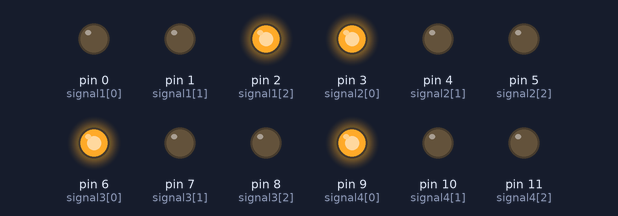
Bench run of a sketch on a simulated Arduino Uno, built with avr-gcc and run on an emulated ATmega328P. Parts: output pins drawn as LEDs (lit = HIGH).

Above: at 0.1 s.
At 5.1 s:
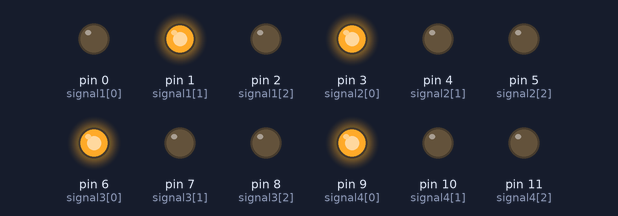
At 12.1 s:
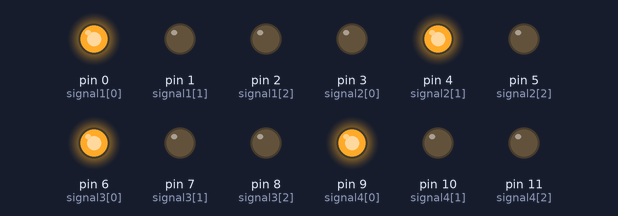
At 19.1 s:
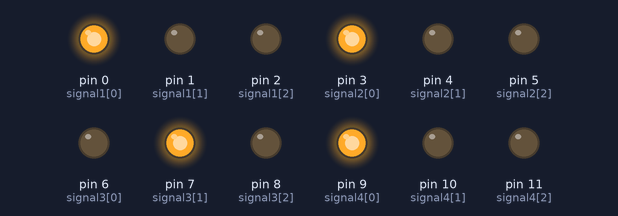
At 26.1 s:
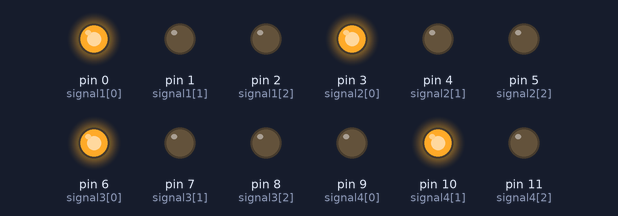
At 35.1 s:
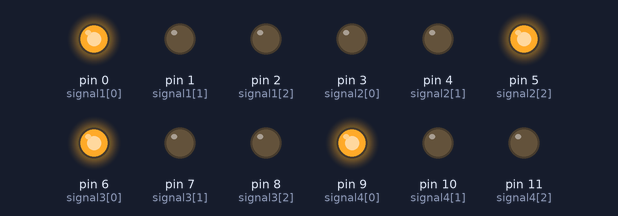
Timing chart, 0 to 36.6 s (numbered marks = the images above):
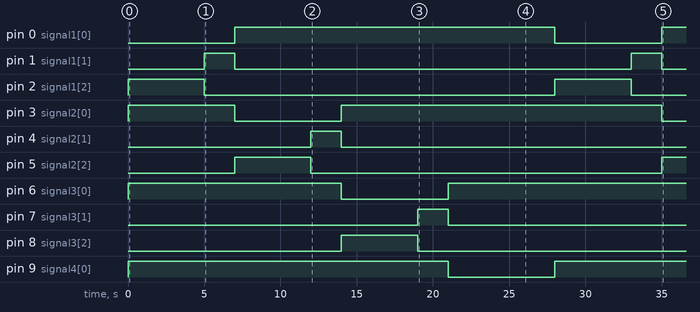

Measured:
- by itself, pin 0 (signal1[0]): LOW → HIGH at 7.0 s, → LOW 21.0 s later, → HIGH 7.0 s later
- by itself, pin 1 (signal1[1]): alternates HIGH for 2.0 s and LOW for 26.0 s
- by itself, pin 2 (signal1[2]): alternates HIGH for 5.0 s and LOW for 23.0 s
- by itself, pin 3 (signal2[0]): LOW → HIGH at 0.00 s, → LOW 7.0 s later, → HIGH 7.0 s later, → LOW 21.0 s later
- by itself, pin 4 (signal2[1]): LOW → HIGH at 12.0 s, → LOW 2.0 s later
- by itself, pin 5 (signal2[2]): LOW → HIGH at 7.0 s, → LOW 5.0 s later, → HIGH 23.0 s later
- by itself, pin 6 (signal3[0]): LOW → HIGH at 0.00 s, → LOW 14.0 s later, → HIGH 7.0 s later
- by itself, pin 7 (signal3[1]): LOW → HIGH at 19.0 s, → LOW 2.0 s later

The sketch:

4_way_traffic_light.ino
```cpp
//Build a four way traffic light

int signal1[] = {0, 1, 2};
int signal2[] = {3, 4, 5};
int signal3[] = {6, 7, 8};
int signal4[] = {9, 10, 11};

int redDelay = 5000;
int yellowDelay = 2000;


void setup() {
  // Declaring all the LED's as output
  for (int i = 0; i < 3; i++) {
    pinMode(signal1[i], OUTPUT);
    pinMode(signal2[i], OUTPUT);
    pinMode(signal3[i], OUTPUT);
    pinMode(signal4[i], OUTPUT);
  }
}

void loop() {
  // Making Green  LED at signal 1 and red LED's at other signal HIGH
  digitalWrite(signal1[2], HIGH);
  digitalWrite(signal1[0], LOW);
  digitalWrite(signal2[0], HIGH);
  digitalWrite(signal3[0], HIGH);
  digitalWrite(signal4[0], HIGH);
  delay(redDelay);

  // Making Green LED at signal 1 LOW and making yellow LED at signal 1 HIGH for 2 seconds
  digitalWrite(signal1[1], HIGH);
  digitalWrite(signal1[2], LOW);
  delay(yellowDelay);
  digitalWrite(signal1[1], LOW);

  // Making Green  LED at signal 2 and red LED's at other signal HIGH
  digitalWrite(signal1[0], HIGH);
  digitalWrite(signal2[2], HIGH);
  digitalWrite(signal2[0], LOW);
  digitalWrite(signal3[0], HIGH);
  digitalWrite(signal4[0], HIGH);
  delay(redDelay);

  // Making Green LED at signal 2 LOW and making yellow LED at signal 2 HIGH for 2 seconds
  digitalWrite(signal2[1], HIGH);
  digitalWrite(signal2[2], LOW);
  delay(yellowDelay);
  digitalWrite(signal2[1], LOW);

  // Making Green  LED at signal 3 and red LED's at other signal HIGH
  digitalWrite(signal1[0], HIGH);
  digitalWrite(signal2[0], HIGH);
  digitalWrite(signal3[2], HIGH);
  digitalWrite(signal3[0], LOW);
  digitalWrite(signal4[0], HIGH);
  delay(redDelay);

  // Making Green LED at signal 3 LOW and making yellow LED at signal 3 HIGH for 2 seconds
  digitalWrite(signal3[1], HIGH);
  digitalWrite(signal3[2], LOW);
  delay(yellowDelay);
  digitalWrite(signal3[1], LOW);

  // Making Green  LED at signal 4 and red LED's at other signal HIGH
  digitalWrite(signal1[0], HIGH);
  digitalWrite(signal2[0], HIGH);
  digitalWrite(signal3[0], HIGH);
  digitalWrite(signal4[2], HIGH);
  digitalWrite(signal4[0], LOW);
  delay(redDelay);

  // Making Green LED at signal 4 LOW and making yellow LED at signal 4 HIGH for 2 seconds
  digitalWrite(signal4[1], HIGH);
  digitalWrite(signal4[2], LOW);
  delay(yellowDelay);
  digitalWrite(signal4[1], LOW);
}
```
